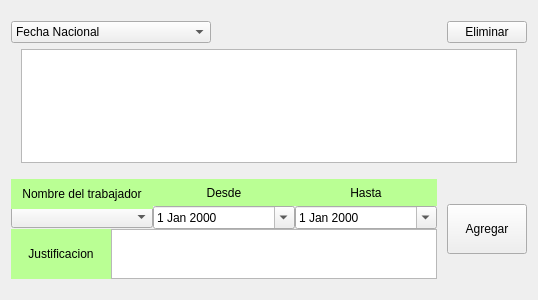
<?xml version="1.0" encoding="UTF-8"?>
<ui version="4.0">
 <class>Form</class>
 <widget class="QWidget" name="Form">
  <property name="geometry">
   <rect>
    <x>0</x>
    <y>0</y>
    <width>504</width>
    <height>300</height>
   </rect>
  </property>
  <property name="windowTitle">
   <string>Form</string>
  </property>
  <layout class="QVBoxLayout" name="verticalLayout">
   <item>
    <layout class="QHBoxLayout" name="comboLayout">
     <property name="topMargin">
      <number>10</number>
     </property>
     <item>
      <widget class="QComboBox" name="qoption">
       <property name="minimumSize">
        <size>
         <width>200</width>
         <height>0</height>
        </size>
       </property>
       <item>
        <property name="text">
         <string>Fecha Nacional</string>
        </property>
       </item>
       <item>
        <property name="text">
         <string>Fechas Especiales</string>
        </property>
       </item>
       <item>
        <property name="text">
         <string>Dias Libres</string>
        </property>
       </item>
       <item>
        <property name="text">
         <string>Vacaciones</string>
        </property>
       </item>
      </widget>
     </item>
     <item>
      <spacer name="horizontalSpacer">
       <property name="orientation">
        <enum>Qt::Horizontal</enum>
       </property>
       <property name="sizeHint" stdset="0">
        <size>
         <width>40</width>
         <height>20</height>
        </size>
       </property>
      </spacer>
     </item>
     <item>
      <widget class="QPushButton" name="qdelete">
       <property name="text">
        <string>Eliminar</string>
       </property>
      </widget>
     </item>
    </layout>
   </item>
   <item>
    <layout class="QVBoxLayout" name="verticalLayout_3">
     <property name="leftMargin">
      <number>10</number>
     </property>
     <property name="topMargin">
      <number>0</number>
     </property>
     <property name="rightMargin">
      <number>10</number>
     </property>
     <item>
      <widget class="QTableView" name="tableView">
       <property name="editTriggers">
        <set>QAbstractItemView::DoubleClicked</set>
       </property>
       <property name="selectionBehavior">
        <enum>QAbstractItemView::SelectRows</enum>
       </property>
      </widget>
     </item>
    </layout>
   </item>
   <item>
    <widget class="QWidget" name="inputitemsLayout" native="true">
     <property name="minimumSize">
      <size>
       <width>0</width>
       <height>0</height>
      </size>
     </property>
     <property name="maximumSize">
      <size>
       <width>16777215</width>
       <height>150</height>
      </size>
     </property>
     <layout class="QHBoxLayout" name="horizontalLayout">
      <property name="spacing">
       <number>0</number>
      </property>
      <property name="leftMargin">
       <number>0</number>
      </property>
      <property name="topMargin">
       <number>10</number>
      </property>
      <property name="rightMargin">
       <number>0</number>
      </property>
      <property name="bottomMargin">
       <number>10</number>
      </property>
      <item>
       <widget class="QStackedWidget" name="stackedWidget">
        <property name="minimumSize">
         <size>
          <width>0</width>
          <height>100</height>
         </size>
        </property>
        <property name="maximumSize">
         <size>
          <width>16777215</width>
          <height>16777215</height>
         </size>
        </property>
        <property name="currentIndex">
         <number>2</number>
        </property>
        <widget class="QWidget" name="pageNationalDate">
         <layout class="QGridLayout" name="gridLayout_5">
          <property name="leftMargin">
           <number>0</number>
          </property>
          <property name="topMargin">
           <number>10</number>
          </property>
          <property name="rightMargin">
           <number>10</number>
          </property>
          <property name="bottomMargin">
           <number>10</number>
          </property>
          <property name="spacing">
           <number>0</number>
          </property>
          <item row="1" column="0">
           <layout class="QGridLayout" name="gridLayout">
            <property name="spacing">
             <number>0</number>
            </property>
            <item row="2" column="3">
             <widget class="QLineEdit" name="qhname"/>
            </item>
            <item row="2" column="1">
             <widget class="QDateEdit" name="qhdate">
              <property name="minimumSize">
               <size>
                <width>100</width>
                <height>0</height>
               </size>
              </property>
              <property name="displayFormat">
               <string>dd/MM</string>
              </property>
             </widget>
            </item>
            <item row="1" column="3">
             <widget class="QLabel" name="label">
              <property name="minimumSize">
               <size>
                <width>0</width>
                <height>30</height>
               </size>
              </property>
              <property name="autoFillBackground">
               <bool>false</bool>
              </property>
              <property name="styleSheet">
               <string notr="true">background-color: rgb(186, 255, 148)</string>
              </property>
              <property name="text">
               <string>Nombre y descripcion de la fecha nacional</string>
              </property>
              <property name="alignment">
               <set>Qt::AlignCenter</set>
              </property>
             </widget>
            </item>
            <item row="1" column="1">
             <widget class="QLabel" name="label_2">
              <property name="autoFillBackground">
               <bool>false</bool>
              </property>
              <property name="styleSheet">
               <string notr="true">background-color: rgb(186, 255, 148)</string>
              </property>
              <property name="text">
               <string>Fecha</string>
              </property>
              <property name="alignment">
               <set>Qt::AlignCenter</set>
              </property>
             </widget>
            </item>
           </layout>
          </item>
          <item row="2" column="0">
           <spacer name="verticalSpacer_8">
            <property name="orientation">
             <enum>Qt::Vertical</enum>
            </property>
            <property name="sizeHint" stdset="0">
             <size>
              <width>20</width>
              <height>40</height>
             </size>
            </property>
           </spacer>
          </item>
          <item row="0" column="0">
           <spacer name="verticalSpacer_7">
            <property name="orientation">
             <enum>Qt::Vertical</enum>
            </property>
            <property name="sizeHint" stdset="0">
             <size>
              <width>20</width>
              <height>40</height>
             </size>
            </property>
           </spacer>
          </item>
         </layout>
        </widget>
        <widget class="QWidget" name="pageSpecialDate">
         <property name="minimumSize">
          <size>
           <width>0</width>
           <height>0</height>
          </size>
         </property>
         <layout class="QVBoxLayout" name="verticalLayout_2">
          <property name="leftMargin">
           <number>0</number>
          </property>
          <property name="topMargin">
           <number>0</number>
          </property>
          <property name="rightMargin">
           <number>10</number>
          </property>
          <property name="bottomMargin">
           <number>0</number>
          </property>
          <item>
           <spacer name="verticalSpacer_3">
            <property name="orientation">
             <enum>Qt::Vertical</enum>
            </property>
            <property name="sizeHint" stdset="0">
             <size>
              <width>20</width>
              <height>40</height>
             </size>
            </property>
           </spacer>
          </item>
          <item>
           <layout class="QGridLayout" name="gridLayout_2">
            <property name="spacing">
             <number>0</number>
            </property>
            <item row="0" column="1">
             <widget class="QLabel" name="label_5">
              <property name="autoFillBackground">
               <bool>false</bool>
              </property>
              <property name="styleSheet">
               <string notr="true">background-color: rgb(186, 255, 148)</string>
              </property>
              <property name="text">
               <string>Fecha Inicio</string>
              </property>
              <property name="alignment">
               <set>Qt::AlignCenter</set>
              </property>
             </widget>
            </item>
            <item row="0" column="2">
             <widget class="QLabel" name="label_6">
              <property name="autoFillBackground">
               <bool>false</bool>
              </property>
              <property name="styleSheet">
               <string notr="true">background-color: rgb(186, 255, 148)</string>
              </property>
              <property name="text">
               <string>Dias</string>
              </property>
              <property name="alignment">
               <set>Qt::AlignCenter</set>
              </property>
             </widget>
            </item>
            <item row="1" column="1">
             <widget class="QDateEdit" name="qh2date">
              <property name="minimumSize">
               <size>
                <width>100</width>
                <height>0</height>
               </size>
              </property>
              <property name="maximumTime">
               <time>
                <hour>23</hour>
                <minute>59</minute>
                <second>59</second>
               </time>
              </property>
              <property name="calendarPopup">
               <bool>true</bool>
              </property>
             </widget>
            </item>
            <item row="0" column="3">
             <widget class="QLabel" name="label_4">
              <property name="minimumSize">
               <size>
                <width>0</width>
                <height>30</height>
               </size>
              </property>
              <property name="maximumSize">
               <size>
                <width>16777215</width>
                <height>30</height>
               </size>
              </property>
              <property name="autoFillBackground">
               <bool>false</bool>
              </property>
              <property name="styleSheet">
               <string notr="true">background-color: rgb(186, 255, 148)</string>
              </property>
              <property name="text">
               <string>Nombre y descripcion de la fecha especial</string>
              </property>
              <property name="alignment">
               <set>Qt::AlignCenter</set>
              </property>
             </widget>
            </item>
            <item row="1" column="3">
             <widget class="QLineEdit" name="qh2name"/>
            </item>
            <item row="1" column="2">
             <widget class="QSpinBox" name="qh2days">
              <property name="minimumSize">
               <size>
                <width>100</width>
                <height>0</height>
               </size>
              </property>
              <property name="minimum">
               <number>1</number>
              </property>
              <property name="maximum">
               <number>365</number>
              </property>
             </widget>
            </item>
           </layout>
          </item>
          <item>
           <spacer name="verticalSpacer_4">
            <property name="orientation">
             <enum>Qt::Vertical</enum>
            </property>
            <property name="sizeHint" stdset="0">
             <size>
              <width>20</width>
              <height>40</height>
             </size>
            </property>
           </spacer>
          </item>
         </layout>
        </widget>
        <widget class="QWidget" name="pageDayoff">
         <layout class="QGridLayout" name="gridLayout_7">
          <property name="leftMargin">
           <number>0</number>
          </property>
          <property name="topMargin">
           <number>0</number>
          </property>
          <property name="rightMargin">
           <number>10</number>
          </property>
          <property name="bottomMargin">
           <number>0</number>
          </property>
          <property name="spacing">
           <number>0</number>
          </property>
          <item row="0" column="0">
           <layout class="QGridLayout" name="gridLayout_3">
            <property name="spacing">
             <number>0</number>
            </property>
            <item row="0" column="2">
             <widget class="QLabel" name="label_9">
              <property name="autoFillBackground">
               <bool>false</bool>
              </property>
              <property name="styleSheet">
               <string notr="true">background-color: rgb(186, 255, 148)</string>
              </property>
              <property name="text">
               <string>Hasta</string>
              </property>
              <property name="alignment">
               <set>Qt::AlignCenter</set>
              </property>
             </widget>
            </item>
            <item row="1" column="2">
             <widget class="QDateEdit" name="qwptdate">
              <property name="maximumTime">
               <time>
                <hour>23</hour>
                <minute>59</minute>
                <second>59</second>
               </time>
              </property>
              <property name="calendarPopup">
               <bool>true</bool>
              </property>
             </widget>
            </item>
            <item row="0" column="1">
             <widget class="QLabel" name="label_8">
              <property name="autoFillBackground">
               <bool>false</bool>
              </property>
              <property name="styleSheet">
               <string notr="true">background-color: rgb(186, 255, 148)</string>
              </property>
              <property name="text">
               <string>Desde</string>
              </property>
              <property name="alignment">
               <set>Qt::AlignCenter</set>
              </property>
             </widget>
            </item>
            <item row="1" column="1">
             <widget class="QDateEdit" name="qwpbdate">
              <property name="maximumTime">
               <time>
                <hour>23</hour>
                <minute>59</minute>
                <second>59</second>
               </time>
              </property>
              <property name="calendarPopup">
               <bool>true</bool>
              </property>
             </widget>
            </item>
            <item row="1" column="0">
             <widget class="QComboBox" name="qwpworker"/>
            </item>
            <item row="0" column="0">
             <widget class="QLabel" name="label_7">
              <property name="minimumSize">
               <size>
                <width>0</width>
                <height>30</height>
               </size>
              </property>
              <property name="autoFillBackground">
               <bool>false</bool>
              </property>
              <property name="styleSheet">
               <string notr="true">background-color: rgb(186, 255, 148)</string>
              </property>
              <property name="text">
               <string>Nombre del trabajador</string>
              </property>
              <property name="alignment">
               <set>Qt::AlignCenter</set>
              </property>
             </widget>
            </item>
           </layout>
          </item>
          <item row="3" column="0">
           <layout class="QHBoxLayout" name="horizontalLayout_3">
            <property name="spacing">
             <number>0</number>
            </property>
            <property name="topMargin">
             <number>0</number>
            </property>
            <item>
             <widget class="QLabel" name="label_3">
              <property name="minimumSize">
               <size>
                <width>100</width>
                <height>0</height>
               </size>
              </property>
              <property name="styleSheet">
               <string notr="true">background-color: rgb(186, 255, 148)</string>
              </property>
              <property name="text">
               <string>Justificacion</string>
              </property>
              <property name="alignment">
               <set>Qt::AlignCenter</set>
              </property>
             </widget>
            </item>
            <item>
             <widget class="QPlainTextEdit" name="qtext"/>
            </item>
           </layout>
          </item>
         </layout>
        </widget>
        <widget class="QWidget" name="pageVacation">
         <layout class="QGridLayout" name="gridLayout_8">
          <property name="leftMargin">
           <number>0</number>
          </property>
          <property name="topMargin">
           <number>0</number>
          </property>
          <property name="rightMargin">
           <number>10</number>
          </property>
          <property name="bottomMargin">
           <number>0</number>
          </property>
          <property name="spacing">
           <number>0</number>
          </property>
          <item row="0" column="0">
           <layout class="QGridLayout" name="gridLayout_4">
            <property name="spacing">
             <number>0</number>
            </property>
            <item row="1" column="0">
             <widget class="QLabel" name="label_10">
              <property name="minimumSize">
               <size>
                <width>0</width>
                <height>30</height>
               </size>
              </property>
              <property name="maximumSize">
               <size>
                <width>16777215</width>
                <height>30</height>
               </size>
              </property>
              <property name="autoFillBackground">
               <bool>false</bool>
              </property>
              <property name="styleSheet">
               <string notr="true">background-color: rgb(186, 255, 148)</string>
              </property>
              <property name="text">
               <string>Nombre del trabajador</string>
              </property>
              <property name="alignment">
               <set>Qt::AlignCenter</set>
              </property>
             </widget>
            </item>
            <item row="1" column="1">
             <widget class="QLabel" name="label_11">
              <property name="autoFillBackground">
               <bool>false</bool>
              </property>
              <property name="styleSheet">
               <string notr="true">background-color: rgb(186, 255, 148)</string>
              </property>
              <property name="text">
               <string>Desde</string>
              </property>
              <property name="alignment">
               <set>Qt::AlignCenter</set>
              </property>
             </widget>
            </item>
            <item row="1" column="2">
             <widget class="QLabel" name="label_12">
              <property name="autoFillBackground">
               <bool>false</bool>
              </property>
              <property name="styleSheet">
               <string notr="true">background-color: rgb(186, 255, 148)</string>
              </property>
              <property name="text">
               <string>Hasta</string>
              </property>
              <property name="alignment">
               <set>Qt::AlignCenter</set>
              </property>
             </widget>
            </item>
            <item row="2" column="1">
             <widget class="QDateEdit" name="qvacbdate">
              <property name="maximumTime">
               <time>
                <hour>23</hour>
                <minute>59</minute>
                <second>59</second>
               </time>
              </property>
              <property name="calendarPopup">
               <bool>true</bool>
              </property>
             </widget>
            </item>
            <item row="2" column="0">
             <widget class="QComboBox" name="qvacworker"/>
            </item>
            <item row="2" column="2">
             <widget class="QDateEdit" name="qvactdate">
              <property name="maximumTime">
               <time>
                <hour>23</hour>
                <minute>59</minute>
                <second>59</second>
               </time>
              </property>
              <property name="calendarPopup">
               <bool>true</bool>
              </property>
             </widget>
            </item>
            <item row="0" column="1">
             <spacer name="verticalSpacer_5">
              <property name="orientation">
               <enum>Qt::Vertical</enum>
              </property>
              <property name="sizeHint" stdset="0">
               <size>
                <width>20</width>
                <height>40</height>
               </size>
              </property>
             </spacer>
            </item>
            <item row="3" column="1">
             <spacer name="verticalSpacer_6">
              <property name="orientation">
               <enum>Qt::Vertical</enum>
              </property>
              <property name="sizeHint" stdset="0">
               <size>
                <width>20</width>
                <height>40</height>
               </size>
              </property>
             </spacer>
            </item>
           </layout>
          </item>
         </layout>
        </widget>
       </widget>
      </item>
      <item>
       <widget class="QPushButton" name="qadd_to_database">
        <property name="maximumSize">
         <size>
          <width>16777215</width>
          <height>50</height>
         </size>
        </property>
        <property name="text">
         <string>Agregar</string>
        </property>
       </widget>
      </item>
     </layout>
    </widget>
   </item>
  </layout>
 </widget>
 <resources/>
 <connections/>
</ui>
